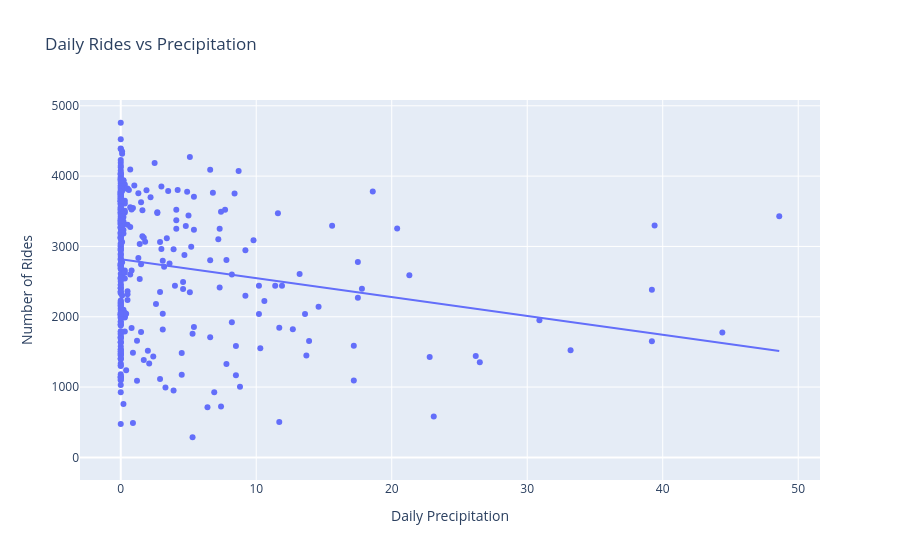

The code cell stored with this chart in its notebook:
### Markdown cell above
### Rides vs Precipitation

### Code cell
fig = px.scatter(
    bike_weather_daily,
    x="precipitation_sum",
    y="number_of_rides",
    trendline="ols",
    title="Daily Rides vs Precipitation"
)

fig.update_layout(
    xaxis_title="Daily Precipitation",
    yaxis_title="Number of Rides"
)

fig.show()

### Figure 1 — Plotly figure (JSON) as saved in the notebook; plotly's stock layout.template omitted (floating-point values rounded to 4 significant figures; data arrays with more than 128 entries replaced by an {"elided": "..."} marker saying what was removed)
{"data": [{"hovertemplate": "precipitation_sum=%{x}<br>number_of_rides=%{y}<extra></extra>", "legendgroup": "", "marker": {"color": "#636efa", "symbol": "circle"}, "mode": "markers", "name": "", "orientation": "v", "showlegend": false, "type": "scatter", "x": {"elided": "366 float values"}, "xaxis": "x", "y": {"elided": "366 int values"}, "yaxis": "y"}, {"hovertemplate": "<b>OLS trendline</b><br>number_of_rides = -26.8202 * precipitation_sum + 2817.02<br>R<sup>2</sup>=0.038061<br><br>precipitation_sum=%{x}<br>number_of_rides=%{y} <b>(trend)</b><extra></extra>", "legendgroup": "", "marker": {"color": "#636efa", "symbol": "circle"}, "mode": "lines", "name": "", "showlegend": false, "type": "scatter", "x": {"elided": "365 float values"}, "xaxis": "x", "y": {"elided": "365 float values"}, "yaxis": "y"}], "layout": {"legend": {"tracegroupgap": 0}, "title": {"text": "Daily Rides vs Precipitation"}, "xaxis": {"anchor": "y", "domain": [0, 1], "title": {"text": "Daily Precipitation"}}, "yaxis": {"anchor": "x", "domain": [0, 1], "title": {"text": "Number of Rides"}}}}
